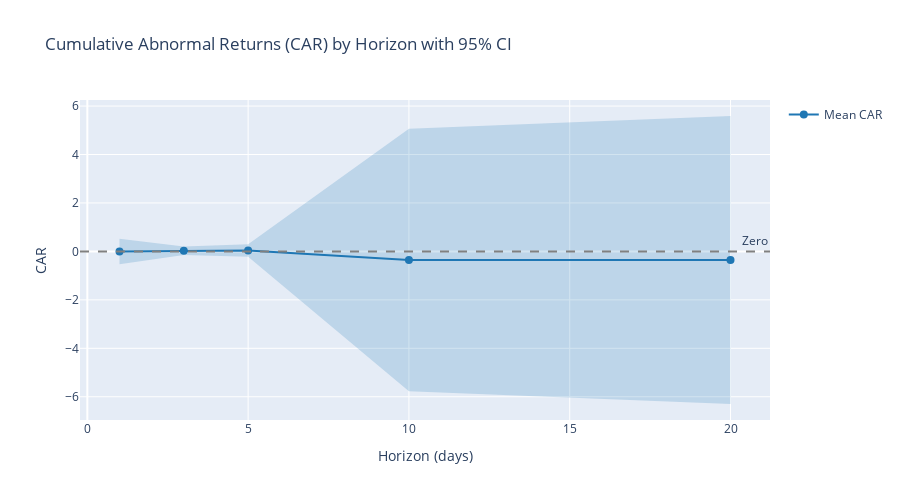

Notebook code cell kept with this figure:
### Code cell
# === 7D: CAR Chart with 95% CI ===

if 'ev_outcomes' in globals() and not ev_outcomes.empty and 'car_fwd' in ev_outcomes.columns:
    print("\n--- Generating CAR Chart with 95% CI ---")
    
    # Aggregate CAR by horizon
    car_by_horizon = []
    for H in HORIZONS:
        if H in ev_outcomes['H'].values:
            car_vals = ev_outcomes.loc[ev_outcomes['H'] == H, 'car_fwd'].dropna().values
            if len(car_vals) > 0:
                car_by_horizon.append({
                    'H': H,
                    'mean': np.mean(car_vals),
                    'median': np.median(car_vals),
                    'std': np.std(car_vals, ddof=1),
                    'n': len(car_vals)
                })
    
    if car_by_horizon:
        car_df = pd.DataFrame(car_by_horizon)
        
        # Calculate 95% CI using t-distribution
        from scipy import stats as scipy_stats
        car_df['ci_lower'] = car_df.apply(
            lambda row: row['mean'] - scipy_stats.t.ppf(0.975, row['n']-1) * row['std'] / np.sqrt(row['n']),
            axis=1
        )
        car_df['ci_upper'] = car_df.apply(
            lambda row: row['mean'] + scipy_stats.t.ppf(0.975, row['n']-1) * row['std'] / np.sqrt(row['n']),
            axis=1
        )
        
        # Create CAR chart
        fig = go.Figure()
        
        # Mean CAR line
        fig.add_trace(go.Scatter(
            x=car_df['H'],
            y=car_df['mean'],
            mode='lines+markers',
            name='Mean CAR',
            line=dict(color='#1f77b4', width=2),
            marker=dict(size=8)
        ))
        
        # 95% CI band
        fig.add_trace(go.Scatter(
            x=car_df['H'],
            y=car_df['ci_upper'],
            mode='lines',
            name='95% CI Upper',
            line=dict(color='rgba(31, 119, 180, 0.3)', width=0),
            showlegend=False
        ))
        fig.add_trace(go.Scatter(
            x=car_df['H'],
            y=car_df['ci_lower'],
            mode='lines',
            name='95% CI Lower',
            line=dict(color='rgba(31, 119, 180, 0.3)', width=0),
            fill='tonexty',
            fillcolor='rgba(31, 119, 180, 0.2)',
            showlegend=False
        ))
        
        # Zero line
        fig.add_hline(y=0, line_dash="dash", line_color="gray", annotation_text="Zero")
        
        fig.update_layout(
            title="Cumulative Abnormal Returns (CAR) by Horizon with 95% CI",
            xaxis_title="Horizon (days)",
            yaxis_title="CAR",
            height=500,
            showlegend=True
        )
        
        fig.show()
        
        # Save to artifacts
        artifacts_dir = Path("artifacts")
        artifacts_dir.mkdir(exist_ok=True)
        fig.write_html(str(artifacts_dir / "car_chart.html"))
        try:
            fig.write_image(str(artifacts_dir / "car_chart.png"), width=1200, height=500)
            print(f"✅ CAR chart saved to artifacts/")
        except Exception as e:
            print(f"⚠️ Could not save PNG: {e}")
        
        display(car_df)
    else:
        print("⚠️ No CAR data available for charting")
else:
    print("\nSkipping CAR chart (no forward outcomes with car_fwd)")

### Figure 1 — Plotly figure (JSON) as saved in the notebook; plotly's stock layout.template omitted (floating-point values rounded to 4 significant figures)
{"data": [{"line": {"color": "#1f77b4", "width": 2}, "marker": {"size": 8}, "mode": "lines+markers", "name": "Mean CAR", "type": "scatter", "x": [1, 3, 5, 10, 20], "y": [-0.003821, 0.02965, 0.03555, -0.355, -0.3545]}, {"line": {"color": "rgba(31, 119, 180, 0.3)", "width": 0}, "mode": "lines", "name": "95% CI Upper", "showlegend": false, "type": "scatter", "x": [1, 3, 5, 10, 20], "y": [0.5259, 0.2038, 0.2918, 5.058, 5.589]}, {"fill": "tonexty", "fillcolor": "rgba(31, 119, 180, 0.2)", "line": {"color": "rgba(31, 119, 180, 0.3)", "width": 0}, "mode": "lines", "name": "95% CI Lower", "showlegend": false, "type": "scatter", "x": [1, 3, 5, 10, 20], "y": [-0.5336, -0.1445, -0.2207, -5.768, -6.298]}], "layout": {"annotations": [{"showarrow": false, "text": "Zero", "x": 1, "xanchor": "right", "xref": "x domain", "y": 0, "yanchor": "bottom", "yref": "y"}], "height": 500, "shapes": [{"line": {"color": "gray", "dash": "dash"}, "type": "line", "x0": 0, "x1": 1, "xref": "x domain", "y0": 0, "y1": 0, "yref": "y"}], "showlegend": true, "title": {"text": "Cumulative Abnormal Returns (CAR) by Horizon with 95% CI"}, "xaxis": {"title": {"text": "Horizon (days)"}}, "yaxis": {"title": {"text": "CAR"}}}}
